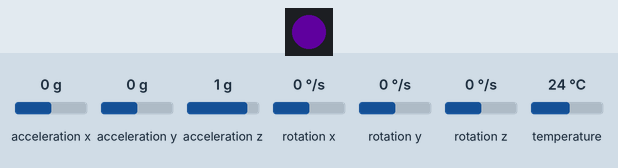
Bench run of a program on a simulated ESP32-S3. On the bench: 1 RGB LEDs in strip order, left to right. Inputs (shaded band) come from the test bench; at power-on: acceleration x 0 g, acceleration y 0 g, acceleration z 1 g, rotation x 0 °/s, rotation y 0 °/s, rotation z 0 °/s, temperature 24 °C. Dim RGB values are drawn brighter than linear; WiFi joins after 1.5 s; servers stay silent unless stated; no MQTT or app messages arrive unless stated; what the program prints to the serial monitor is not drawn.

Above: at 0.1 s.
At 1.6 s:
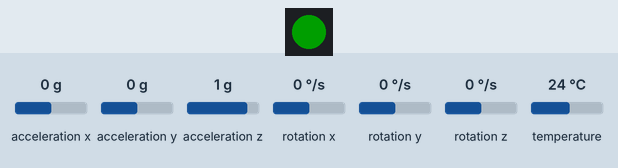
Timing chart, 0 to 3.1 s (numbered marks = the images above):
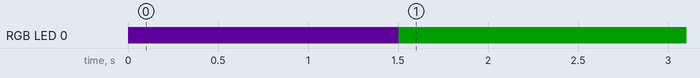

Measured:
- by itself, RGB LED 0: off → RGB(18, 0, 30) at 0.00 s, → RGB(0, 30, 0) 1.5 s later

The program:

main.cpp
```cpp
#include <Arduino.h>
#include <WiFi.h>
#include <PubSubClient.h>
#include <Adafruit_MPU6050.h>
#include <Adafruit_Sensor.h>
#include <Wire.h>
#include <Adafruit_NeoPixel.h>

// --- CONFIG ---
const char* ssid = "bla bla"; //The values here are changed for privacy reasons
const char* password = "090900//hahaha";
const char* mqtt_server = "12.uuccuu";

#define PIN_RGB 48
Adafruit_NeoPixel pixels(1, PIN_RGB, NEO_GRB + NEO_KHZ800);
Adafruit_MPU6050 mpu;
WiFiClient espClient;
PubSubClient client(espClient);

void setup() {
    Serial.begin(115200);
    pixels.begin();
    pixels.setBrightness(30);

    // Status: Purple (Initializing)
    pixels.setPixelColor(0, pixels.Color(150, 0, 255));
    pixels.show();

    WiFi.begin(ssid, password);
    while (WiFi.status() != WL_CONNECTED) { delay(500); Serial.print("."); }

    Serial.println("\nWiFi Connected!");
    client.setServer(mqtt_server, 1883);
    Wire.begin(8,9); // SDA, SCL pins for MPU6050
    if (!mpu.begin()) {
        Serial.println("Failed to find MPU6050 chip");
        pixels.setPixelColor(0, pixels.Color(255, 0, 0)); // Red (Error)
        pixels.show();
        while (1) { delay(10); }
    }
    // Status: Green (All Systems Go)
    pixels.setPixelColor(0, pixels.Color(0, 255, 0));
    pixels.show();
}

void reconnect() {
    while (!client.connected()) {
        if (client.connect("ESP32_Vibration_Client")) {
            Serial.println("MQTT Connected!");
        } else {
            delay(5000);
        }
    }
}

void loop() {
    if (!client.connected()) reconnect();
    client.loop();

    sensors_event_t a, g, temp;
    mpu.getEvent(&a, &g, &temp);

    String payload = "{\"x\":" + String(a.acceleration.x) +
                     ",\"y\":" + String(a.acceleration.y) +
                     ",\"z\":" + String(a.acceleration.z) + "}";

    client.publish("motor/vibration", payload.c_str());
    Serial.println("Sent: " + payload);
    delay(100);
}
```
